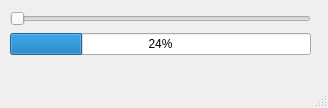
<?xml version="1.0" encoding="UTF-8"?>
<ui version="4.0">
 <class>MainWindow</class>
 <widget class="QMainWindow" name="MainWindow">
  <property name="geometry">
   <rect>
    <x>0</x>
    <y>0</y>
    <width>328</width>
    <height>108</height>
   </rect>
  </property>
  <property name="windowTitle">
   <string>MainWindow</string>
  </property>
  <widget class="QWidget" name="centralwidget">
   <widget class="QWidget" name="">
    <property name="geometry">
     <rect>
      <x>10</x>
      <y>10</y>
      <width>301</width>
      <height>47</height>
     </rect>
    </property>
    <layout class="QVBoxLayout" name="verticalLayout">
     <item>
      <widget class="QSlider" name="horizontalSlider">
       <property name="orientation">
        <enum>Qt::Horizontal</enum>
       </property>
      </widget>
     </item>
     <item>
      <widget class="QProgressBar" name="progressBar">
       <property name="value">
        <number>24</number>
       </property>
      </widget>
     </item>
    </layout>
   </widget>
  </widget>
  <widget class="QMenuBar" name="menubar">
   <property name="geometry">
    <rect>
     <x>0</x>
     <y>0</y>
     <width>328</width>
     <height>21</height>
    </rect>
   </property>
  </widget>
  <widget class="QStatusBar" name="statusbar"/>
 </widget>
 <resources/>
 <connections>
  <connection>
   <sender>horizontalSlider</sender>
   <signal>valueChanged(int)</signal>
   <receiver>progressBar</receiver>
   <slot>setValue(int)</slot>
   <hints>
    <hint type="sourcelabel">
     <x>160</x>
     <y>39</y>
    </hint>
    <hint type="destinationlabel">
     <x>160</x>
     <y>64</y>
    </hint>
   </hints>
  </connection>
 </connections>
</ui>
